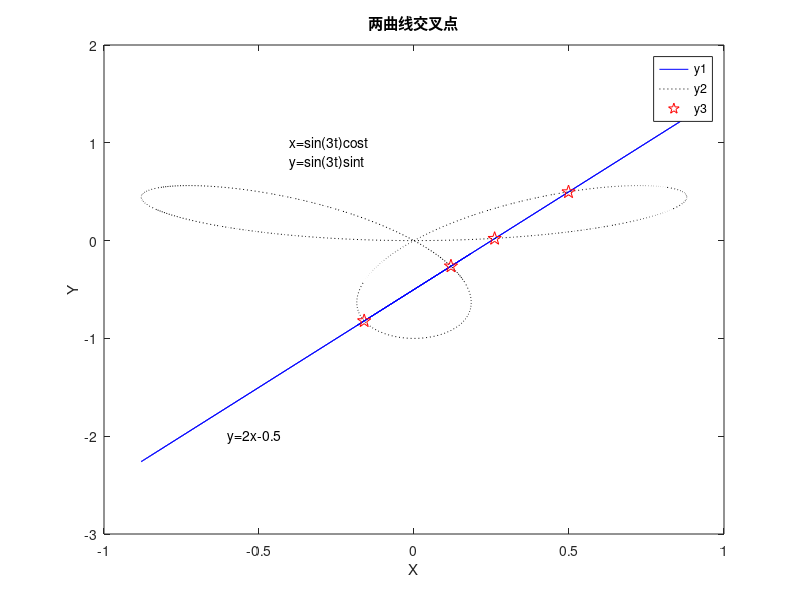

Reproduce this figure in MATLAB. (Note: this script raises an error after producing the figure.)
clear,clc;
t=linspace(0,pi,1000);
x2=sin(3*t).*cos(t);
y2=sin(3*t).*sin(t);
y1=2*x2-0.5;
k=find(abs(y1-y2)<3e-3);
x3=x2(k);
y3=2*x3-0.5;
plot(x2, y1, 'b-', x2, y2, 'k:', x3, y3, 'rp', 'MarkerSize', 10);
title('两曲线交叉点');
xlabel('X');
ylabel('Y');
legend('y1', 'y2', 'y3');
text(-0.6, -2, 'y=2x-0.5');
text(-0.4, 1, 'x=sin(3t)cost');
text(-0.4, 0.8, 'y=sin(3t)sint');
text(-0.45, 0.9, '\{', FontSize=20);
text(0, 0.9, ', 0{\leq t \leq \pi}');
